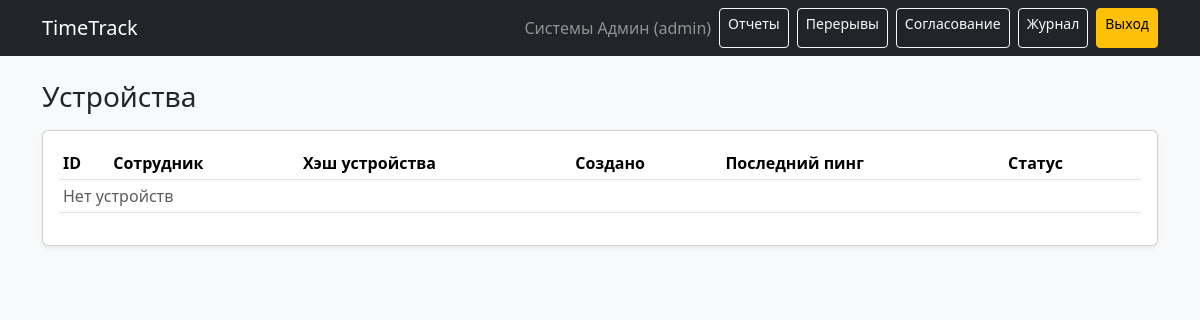
The app's page /devices (signed in) with its own data.
### models.py (models this page shows)
class User(UserMixin, db.Model):
    __tablename__ = "users"
    id = db.Column(db.Integer, primary_key=True)
    username = db.Column(db.String(64), nullable=False, unique=True)
    password_hash = db.Column(db.String(255), nullable=False)
    first_name = db.Column(db.String(100), nullable=False, default="Имя")
    last_name = db.Column(db.String(100), nullable=False, default="Фамилия")
    role = db.Column(db.String(20), nullable=False, default="employee")
    department_id = db.Column(db.Integer, db.ForeignKey("departments.id"), nullable=True)
    department = db.relationship("Department", backref="users")

### app.py (the view, shortened to what this page needs)
    @app.route("/devices", methods=["GET", "POST"])
    @login_required
    def devices():
        if current_user.role != "admin":
            flash("Нет доступа", "warning")
            return redirect(url_for("dashboard"))
        items = Device.query.order_by(Device.created_at.desc()).limit(300).all()
        users = {u.id: u for u in User.query.all()}
        return render_template("devices.html", items=items, users=users)

### templates/devices.html
{% extends "base.html" %}
{% block content %}
<h3 class="mb-3">Устройства</h3>
<div class="card shadow-sm">
  <div class="card-body">
    <div class="table-responsive">
      <table class="table table-sm align-middle">
        <thead>
          <tr>
            <th>ID</th>
            <th>Сотрудник</th>
            <th>Хэш устройства</th>
            <th>Создано</th>
            <th>Последний пинг</th>
            <th>Статус</th>
            <th></th>
          </tr>
        </thead>
        <tbody>
          {% for d in items %}
          <tr>
            <td>{{ d.id }}</td>
            <td>
              {% set u = users.get(d.user_id) %}
              {% if u %}{{ u.last_name }} {{ u.first_name }} ({{ u.username }}){% else %}user_id={{ d.user_id }}{% endif %}
            </td>
            <td class="text-monospace">{{ d.device_hash[:18] }}…</td>
            <td>{{ d.created_at.strftime("%Y-%m-%d %H:%M") }}</td>
            <td>{% if d.last_seen_at %}{{ d.last_seen_at.strftime("%Y-%m-%d %H:%M") }}{% endif %}</td>
            <td>
              {% if d.enabled %}
                <span class="badge bg-success">ENABLED</span>
              {% else %}
                <span class="badge bg-secondary">DISABLED</span>
              {% endif %}
            </td>
            <td class="text-end">
              <form method="post" class="d-inline">
                <input type="hidden" name="device_id" value="{{ d.id }}">
                {% if d.enabled %}
                  <button class="btn btn-sm btn-outline-danger" name="action" value="disable" type="submit">Отключить</button>
                {% else %}
                  <button class="btn btn-sm btn-outline-success" name="action" value="enable" type="submit">Включить</button>
                {% endif %}
              </form>
            </td>
          </tr>
          {% else %}
          <tr><td colspan="7" class="text-muted">Нет устройств</td></tr>
          {% endfor %}
        </tbody>
      </table>
    </div>
  </div>
</div>
{% endblock %}

### templates/base.html (shortened to what this page needs)
<!doctype html>
<html lang="ru">
<head>
  <link href="https://cdn.jsdelivr.net/npm/bootstrap@5.3.3/dist/css/bootstrap.min.css" rel="stylesheet">
</head>
<body class="bg-light">
<nav class="navbar navbar-expand-lg navbar-dark bg-dark">
  <div class="container">
    <a class="navbar-brand" href="{{ url_for('dashboard') }}">TimeTrack</a>
    <div class="d-flex gap-2">
      {% if current_user.is_authenticated %}
        <span class="navbar-text text-white-50">
          {{ current_user.last_name }} {{ current_user.first_name }} ({{ current_user.role }})
        </span>
        <a class="btn btn-sm btn-outline-light" href="{{ url_for('reports') }}">Отчеты</a>
                <a class="btn btn-sm btn-outline-light" href="{{ url_for('breaks') }}">Перерывы</a>
        {% if current_user.role in ('admin','manager') %}
          <a class="btn btn-sm btn-outline-light" href="{{ url_for('approvals') }}">Согласование</a>
        {% endif %}
        {% if current_user.role == 'admin' %}
          <a class="btn btn-sm btn-outline-light" href="{{ url_for('audit') }}">Журнал</a>
        {% endif %}
        <a class="btn btn-sm btn-warning" href="{{ url_for('logout') }}">Выход</a>
      {% endif %}
    </div>
  </div>
</nav>
<div class="container py-4">
  {% block content %}{% endblock %}
</div>
</body>
</html>

### records on screen
User: last_name "Системы", first_name "Админ", role "admin"
